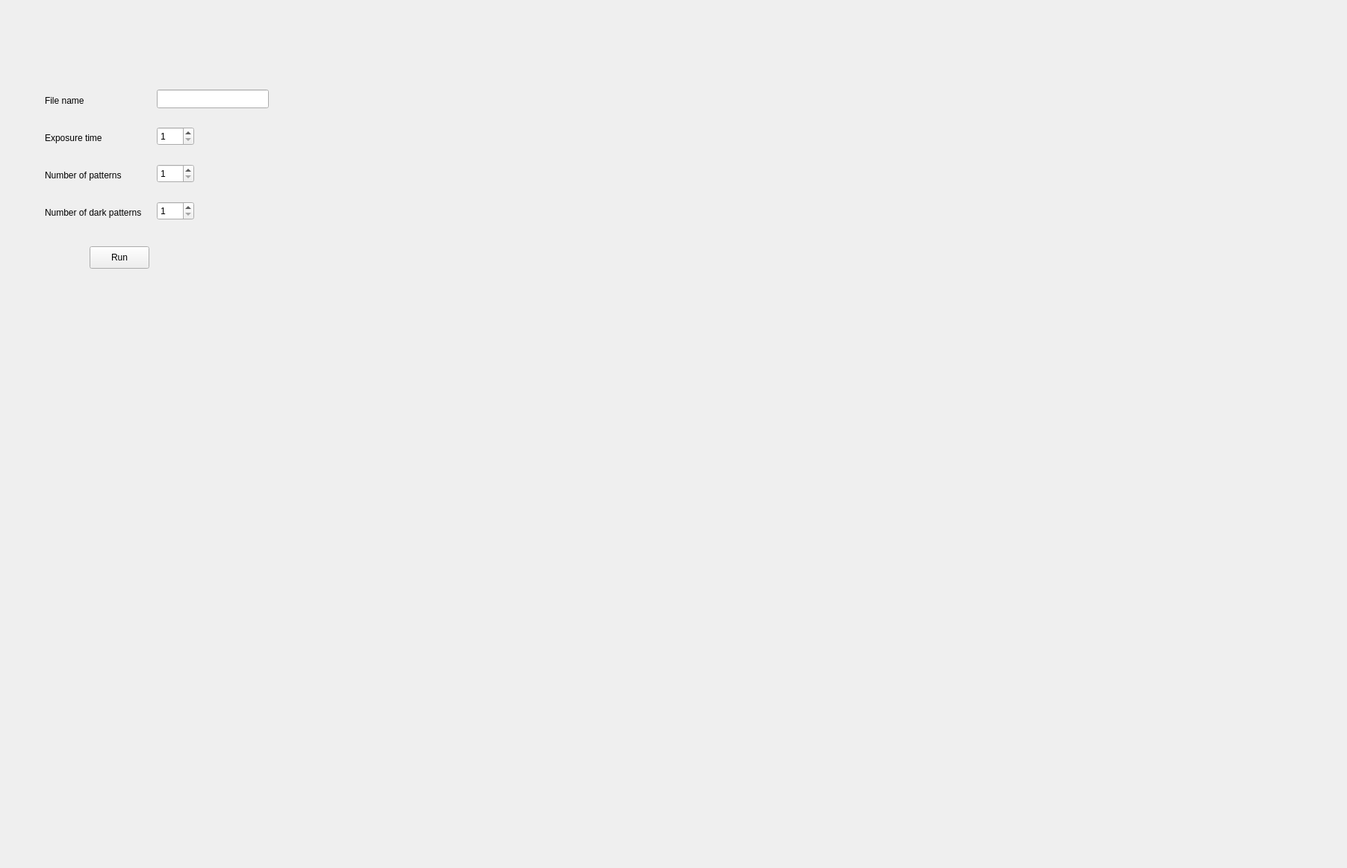
<?xml version="1.0" encoding="UTF-8"?>
<ui version="4.0">
 <class>Form</class>
 <widget class="QWidget" name="Form">
  <property name="geometry">
   <rect>
    <x>0</x>
    <y>0</y>
    <width>1804</width>
    <height>1163</height>
   </rect>
  </property>
  <property name="windowTitle">
   <string>Form</string>
  </property>
  <widget class="QWidget" name="verticalLayoutWidget_2">
   <property name="geometry">
    <rect>
     <x>420</x>
     <y>30</y>
     <width>1341</width>
     <height>1051</height>
    </rect>
   </property>
   <layout class="QVBoxLayout" name="plots"/>
  </widget>
  <widget class="QPushButton" name="run_start">
   <property name="geometry">
    <rect>
     <x>120</x>
     <y>330</y>
     <width>80</width>
     <height>30</height>
    </rect>
   </property>
   <property name="text">
    <string>Run</string>
   </property>
  </widget>
  <widget class="QSpinBox" name="spinBox_num_dark_frames">
   <property name="geometry">
    <rect>
     <x>210</x>
     <y>270</y>
     <width>50</width>
     <height>25</height>
    </rect>
   </property>
   <property name="minimum">
    <number>1</number>
   </property>
  </widget>
  <widget class="QLabel" name="label">
   <property name="geometry">
    <rect>
     <x>60</x>
     <y>270</y>
     <width>160</width>
     <height>30</height>
    </rect>
   </property>
   <property name="text">
    <string>Number of dark patterns</string>
   </property>
  </widget>
  <widget class="QLabel" name="label_2">
   <property name="geometry">
    <rect>
     <x>60</x>
     <y>220</y>
     <width>120</width>
     <height>30</height>
    </rect>
   </property>
   <property name="text">
    <string>Number of patterns</string>
   </property>
  </widget>
  <widget class="QLabel" name="label_3">
   <property name="geometry">
    <rect>
     <x>60</x>
     <y>170</y>
     <width>120</width>
     <height>30</height>
    </rect>
   </property>
   <property name="text">
    <string>Exposure time</string>
   </property>
  </widget>
  <widget class="QLineEdit" name="lineEdit_filename">
   <property name="geometry">
    <rect>
     <x>210</x>
     <y>120</y>
     <width>150</width>
     <height>25</height>
    </rect>
   </property>
  </widget>
  <widget class="QLabel" name="label_4">
   <property name="geometry">
    <rect>
     <x>60</x>
     <y>120</y>
     <width>80</width>
     <height>30</height>
    </rect>
   </property>
   <property name="text">
    <string>File name</string>
   </property>
  </widget>
  <widget class="QSpinBox" name="spinBox_num_frames">
   <property name="geometry">
    <rect>
     <x>210</x>
     <y>220</y>
     <width>50</width>
     <height>25</height>
    </rect>
   </property>
   <property name="minimum">
    <number>1</number>
   </property>
  </widget>
  <widget class="QSpinBox" name="spinBox_exposure">
   <property name="geometry">
    <rect>
     <x>210</x>
     <y>170</y>
     <width>50</width>
     <height>25</height>
    </rect>
   </property>
   <property name="minimum">
    <number>1</number>
   </property>
   <property name="maximum">
    <number>5</number>
   </property>
  </widget>
 </widget>
 <resources/>
 <connections/>
</ui>
